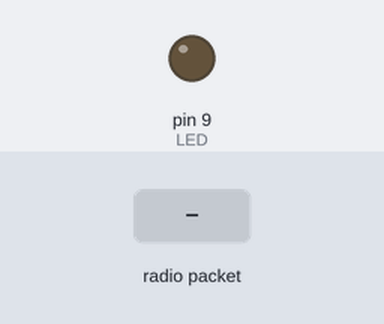
A sketch run on a simulated Arduino Uno, built with avr-gcc and run on an emulated ATmega328P. On the bench: output pins drawn as LEDs (lit = HIGH). The test bench sets the inputs (shaded band). No radio packets arrive unless stated; what the sketch prints to the serial monitor is not drawn.

Above: at 1.3 s.
1.4 s: radio packet "1" arrives
At 1.5 s:
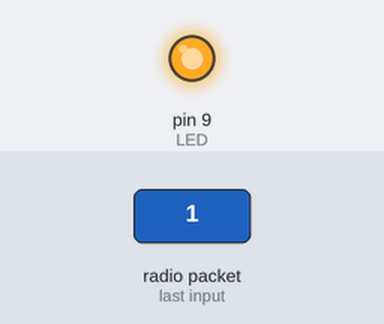
Timing chart, 0 to 4.4 s (numbered marks = the images above; inputs shaded):
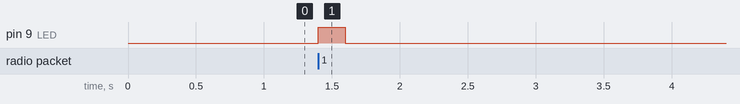

Measured:
- after the input at 1.4 s, pin 9 (LED): LOW → HIGH at once, → LOW 0.20 s later

The sketch:

akron_moteino_lora_struct_rx.ino
```cpp
// Feather9x_RX
// -*- mode: C++ -*-
// Example sketch showing how to create a simple messaging client (receiver)
// with the RH_RF95 class. RH_RF95 class does not provide for addressing or
// reliability, so you should only use RH_RF95 if you do not need the higher
// level messaging abilities.
// It is designed to work with the other example Feather9x_TX

#include <SPI.h>
#include <RH_RF95.h>

#define NODEID 1
#define GATEWAYID 1

// Change to 434.0 or other frequency, must match RX's freq!
#define RF95_FREQ 868.0

// Singleton instance of the radio driver
RH_RF95 rf95;

// Blinky on receipt
#define LED 9

typedef struct {
  int           nodeId; //store this nodeId
  int           gatewayId;
  unsigned long packetCount;
  float         temp;
  float         humid;
  float         lux;
  float         batt;
} Payload;
Payload theData;

void setup()
{
  pinMode(LED, OUTPUT);
//  pinMode(RFM95_RST, OUTPUT);
//  digitalWrite(RFM95_RST, HIGH);

  while (!Serial);
  Serial.begin(9600);
  delay(100);

  //Serial.println("Feather LoRa RX Test!");

  // manual reset
  //digitalWrite(RFM95_RST, LOW);
  //delay(10);
  //digitalWrite(RFM95_RST, HIGH);
  //delay(10);

  while (!rf95.init()) {
    //Serial.println("LoRa radio init failed");
    while (1);
  }
  //Serial.println("LoRa radio init OK!");

  // Defaults after init are 434.0MHz, modulation GFSK_Rb250Fd250, +13dbM
  if (!rf95.setFrequency(RF95_FREQ)) {
    //Serial.println("setFrequency failed");
    while (1);
  }
  //Serial.print("Set Freq to: "); Serial.println(RF95_FREQ);

  // Defaults after init are 434.0MHz, 13dBm, Bw = 125 kHz, Cr = 4/5, Sf = 128chips/symbol, CRC on

  // The default transmitter power is 13dBm, using PA_BOOST.
  // If you are using RFM95/96/97/98 modules which uses the PA_BOOST transmitter pin, then
  // you can set transmitter powers from 5 to 23 dBm:
  rf95.setTxPower(23, false);
}

void loop()
{

  if (rf95.available())
  {
    // Should be a message for us now
  //  uint8_t buf[RH_RF95_MAX_MESSAGE_LEN];
  //  uint8_t len = sizeof(buf);

   uint8_t buf[sizeof(Payload)];
    uint8_t len = sizeof(buf);

    if (rf95.recv(buf, &len))
    {

      //RH_RF95::printBuffer("Received: ", buf, len);

      //Serial.print("RSSI: ");
      //Serial.print(rf95.lastRssi(), DEC);

      //Serial.print('\t'); // TSV

      //Serial.println((char*)buf);

     theData = *(Payload*)buf;

      digitalWrite(LED,HIGH);
    delay(200);
    digitalWrite(LED, LOW);


    int           nodeId; //store this nodeId
    int gatewayId;
  unsigned long packetCount;
  float         batt;
  float         temp;
  float         humid;
  float         lux;

  gatewayId = theData.gatewayId;
  nodeId = theData.nodeId;
  packetCount = theData.packetCount;
  temp = theData.temp;
  humid = theData.humid;
  lux = theData.lux;
  batt = theData.batt;

  Serial.print(temp);
  Serial.print(",");
  Serial.println(lux);


      /*
      // Send a reply
      uint8_t data[] = "And hello back to you";
      rf95.send(data, sizeof(data));
      rf95.waitPacketSent();
      Serial.println("Sent a reply");
      digitalWrite(LED, LOW);
      */
    }
    else
    {
     // Serial.println("Receive failed");
    }
  }
}
```
